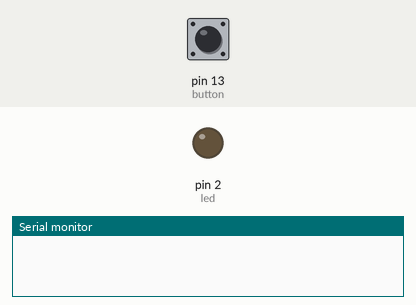
A sketch run on a simulated Arduino Uno, built with avr-gcc and run on an emulated ATmega328P. Shown: output pins drawn as LEDs (lit = HIGH), the last lines printed to the serial monitor. The inputs (shaded band) are chosen by the test bench; at power-on: pin 13 (button) HIGH.

Above: at 1.2 s.
1.3 s: pin 13 (button) pulled LOW for 0.15 s
At 2.2 s:
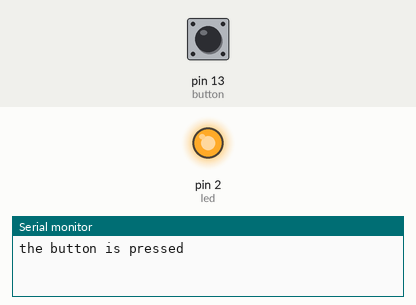
2.9 s: pin 13 (button) pulled LOW for 1 s
At 3.5 s:
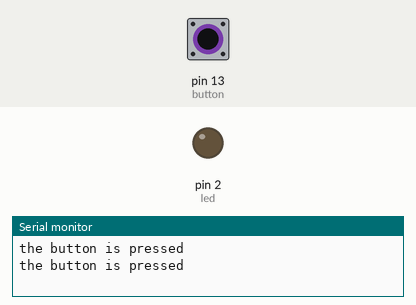
5.4 s: pin 13 (button) pulled LOW for 3.2 s
At 6.6 s:
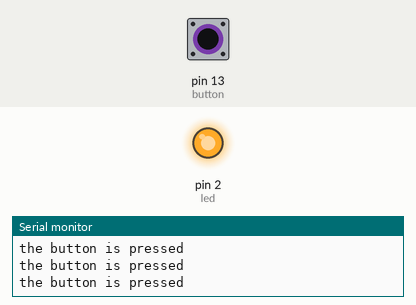
Timing chart, 0 to 8.4 s (numbered marks = the images above; inputs shaded):
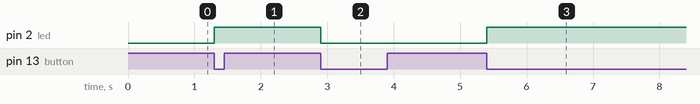

Measured:
- after the input at 1.3 s, pin 2 (led): LOW → HIGH at once
- after the input at 2.9 s, pin 2 (led): HIGH → LOW at once
- after the input at 5.4 s, pin 2 (led): LOW → HIGH at once

The sketch:

project5.ino
```cpp
#define button 13
#define led 2
void setup(){
  pinMode(button,INPUT_PULLUP);
  pinMode(led,OUTPUT);
  Serial.begin(115200);
}
bool ledState = false;

void loop(){
  if(digitalRead(button) == LOW ){
    Serial.println("the button is pressed");
    ledState = !ledState;
    digitalWrite(led,ledState);
    delay(50);
    while(digitalRead(button)== LOW);
  }else{
    digitalWrite(led,ledState);
  }
}
```
